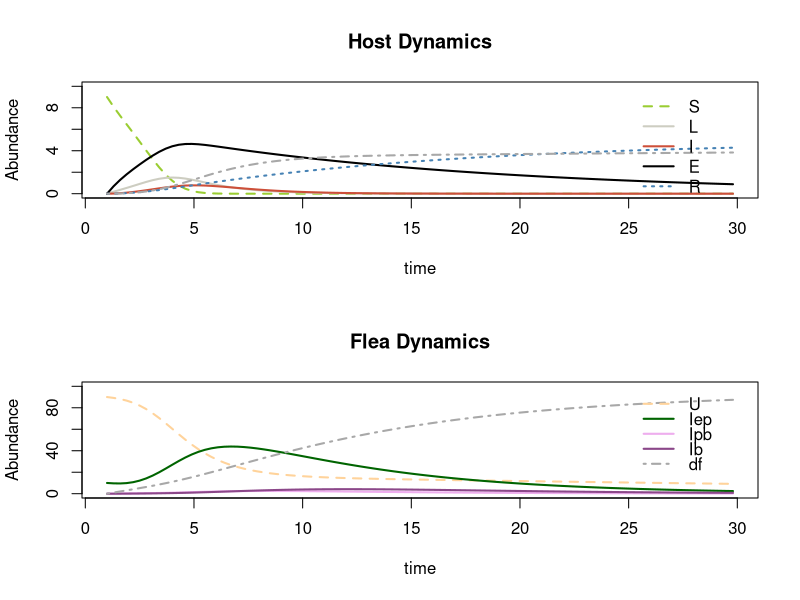

Reproduce this figure in R. (Note: this script raises an error after producing the figure.)
###############################################################################
### Model for Plague by Cedar Mitchell Spring 2017
### Exploring the importance of early-phase vs blocked fleas in transmission
###############################################################################


library(deSolve)

SIR.model=function(t,x,params){
  b = params["b"]           # biting rate of all fleas except blocked
  b_b = params["b_b"]       # biting rate of blocked fleas 
  mu = params["mu"]		      # natural mortality rate of rodent (uninfected) (mu_r in fig)
  p_ep = params["p_ep"]     # Proportion of ep fleas that transmit
  p_pb = params["p_pb"]     # Proportion of partially blocked fleas that transmit
  p_b = params["p_b"]       # Proportion of fully blocked fleas that transmit
  gamma = params["gamma"]		# recovery rate in rodent from low-dose flea infection
  epsilon = params["epsilon"]  #disease induced mortality rate in rodent from high-dose flea infection
  sigma = params["sigma"]   # rate to become infectious from latent class
  
  rho = params["rho"]       # transmisison efficiency of early phase fleas
  
  alpha = params["alpha"]     # proportion of fleas infected from host
  mu_f = params["mu_f"]       # natural mortality of flea
  mu_pb = params["mu_pb"]     # mortality of partially blocked flea
  mu_b = params["mu_b"]       # mortality of blocked flea
  
  lambdaA = params["lambdaA"] # rate of developing partial blockage from EP
  lambdaB = params["lambdaB"] # rate of clearing infection in EP (back to uninfected)
  lambdaC = params["lambdaC"] # rate of leaving EP (still infected but not enough to block)
  tau = params["tau"]         # rate of developing full blockage (from partial blockage)
  
  
  S=x[1]
  L=x[2]
  I=x[3]
  E=x[4]
  R=x[5]
  dr=x[6]
  
  
  U=x[7]
  Iep=x[8]
  Ipb=x[9]
  Ib=x[10]
  df=x[11]
  
  
  dS = -S*(b*p_pb*Ipb + b_b*p_b*Ib + b*p_ep*Iep) - mu*S   #Susceptible Rodent Pop
  dL = S*(b*p_pb*Ipb + b_b*p_b*Ib + b*p_ep*Iep*rho) - L*sigma  # doesn't have death here (-mu*L)   #infection of host, not yet infectious
  dI = sigma*L - I*epsilon  #infectious rodent hosts
  dE = S*b*p_ep*Iep*(1-rho) - E*(mu+gamma) #exposed rodents (non-infectious)
  dR = gamma*E - R*mu  # recovered rodents
  dr = mu*(S+R+E) + epsilon*I  #dead rodents
    
  dU = -b*alpha*U*I + (Iep*lambdaB) - U*mu_f #### Need to change these constants to parameters (proportion of Iep fleas that do the 3 diff things, sum to 1)   #Uninfected Flea pop
  dIep = b*alpha*U*I - ((Iep*lambdaB) + (Iep*lambdaC) + (Iep*lambdaA) + Iep*mu_f) #Infection of early phase fleas 
  dIpb = Iep*lambdaA - Ipb*(tau+mu_pb) #Infection of partially blocked fleas
  dIb = tau*Ipb - mu_b*Ib  #Infection of fully blocked fleas
  df = mu_f*(U+Iep) + (mu_pb*Ipb) + mu_b*Ib + Iep*lambdaC # lost fleas
  
  list(c(dS,dL,dI,dE,dR,dr, dU,dIep,dIpb,dIb,df))
  
}
          
    

times=seq(1,30,by=0.3)					#time steps to output
xstart=c(S=9, L=0, I=0, E=0, R=0, dr=0, U=90, Iep=10, Ipb=0, Ib=0, df=0)	#beginning population sizes

old.parms=c(         # all parameter values are specified in days
  b=0.48,             # biting rate of fleas (uninfected,early-phase, & partially blocked)
  b_b=0.9,            # biting rate of blocked fleas 
  mu=1/365,           # natural mortality rate of rodent (uninfected)
  p_ep=2/83,          # Proportion of ep fleas that transmit
  p_pb=5/26,          # Proportion of partially blocked fleas that transmit
  p_b=10/20,          # Proportion of fully blocked fleas that transmit
  sigma=1/2.6,        # rate to become infectious from latent class
  gamma=1/7,          # recovery rate in rodent from low-dose flea infection
  epsilon=1/2,        # disease induced mortality rate in rodent from high-dose flea infection
  rho=0.1,
  mu_f=1/20.6,        # natural mortality of flea
  alpha=19/20,        # proportion of fleas infected from host
  lambdaA=1/5.05,     # rate of developing partial blockage from EP
  lambdaB=1/3,        # rate of clearing infection in EP (back to uninfected)
  lambdaC=1/3,        # rate of leaving EP (still infected but not enough to block)
  mu_pb=1/12.3,       # mortality of partially blocked flea
  tau=1/4.8,          # rate of developing full blockage
  mu_b=1/6)	          # mortality of blocked flea

mouse.parms=c(         # all parameter values are specified in days
  b=0.39,             # biting rate of fleas (uninfected,early-phase, & partially blocked)
  b_b=0.9,            # biting rate of blocked fleas 
  mu=1/365,           # natural mortality rate of rodent (uninfected)
  p_ep=0.11,          # Proportion of ep fleas that transmit
  p_pb=0.17,          # Proportion of partially blocked fleas that transmit
  p_b=0.63,           # Proportion of fully blocked fleas that transmit
  sigma=0.5,          # rate to become infectious from latent class
  gamma=0.065,        # recovery rate in rodent from low-dose flea infection
  epsilon=0.8,        # disease induced mortality rate in rodent from high-dose flea infection
  rho=0.21,
  mu_f=0.029,        # natural mortality of flea
  alpha=0.97,        # proportion of fleas infected from host
  lambdaA=0.033,     # rate of developing partial blockage from EP
  lambdaB=0.049,     # rate of clearing infection in EP (back to uninfected)
  lambdaC=0.099,     # rate of leaving EP (still infected but not enough to block)
  mu_pb=0.19,        # mortality of partially blocked flea
  tau=0.42,          # rate of developing full blockage
  mu_b=0.22)	       # mortality of blocked flea

rat.parms=c(         # all parameter values are specified in days
  b=0.39,             # biting rate of fleas (uninfected,early-phase, & partially blocked)
  b_b=0.9,            # biting rate of blocked fleas 
  mu=1/365,           # natural mortality rate of rodent (uninfected)
  p_ep=0.09,          # Proportion of ep fleas that transmit
  p_pb=0.14,          # Proportion of partially blocked fleas that transmit
  p_b=0.73,           # Proportion of fully blocked fleas that transmit
  sigma=0.5,          # rate to become infectious from latent class
  gamma=0.065,        # recovery rate in rodent from low-dose flea infection
  epsilon=0.8,        # disease induced mortality rate in rodent from high-dose flea infection
  rho=0.21,
  mu_f=0.029,        # natural mortality of flea
  alpha=1,        # proportion of fleas infected from host
  lambdaA=0.044,     # rate of developing partial blockage from EP
  lambdaB=0.007,     # rate of clearing infection in EP (back to uninfected)
  lambdaC=0.058,     # rate of leaving EP (still infected but not enough to block)
  mu_pb=0.16,        # mortality of partially blocked flea
  tau=0.55,          # rate of developing full blockage
  mu_b=0.26)	       # mortality of blocked flea

out=lsoda(xstart, times, SIR.model, rat.parms)  #run the model

time=out[,1]
S=out[,2]
L=out[,3]
I=out[,4]	
E=out[,5]
R=out[,6]
dr=out[,7]

U=out[,8]
Iep=out[,9]
Ipb=out[,10]
Ib=out[,11]
df=out[,12]

par(mfrow=c(2,1))
plot(time,S,ylab="Abundance",xlab="time",type="l",col="olivedrab3",lwd=2,ylim=c(0,max(10)),lty=2)
lines(time,L,col="ivory3",lwd=2)
lines(time,I,col="tomato3",lwd=2)
lines(time,E,col="black",lwd=2)
lines(time,R,col="steelblue",lwd=2,lty=3)
lines(time,dr,col="grey66",lwd=2, lty=4)
legend(25,10,c("S","L","I","E","R","dr"),col=c("olivedrab3","ivory3","tomato3","black","steelblue","grey66"),bty="n",lty=c(2,1,1,1,3,4),lwd=2)
title(main="Host Dynamics")


plot(time,U,col="burlywood1",lwd=2,lty=2,ylab="Abundance",xlab="time", type="l",ylim=c(0,max(100)))
lines(time,Iep,col="darkgreen",lwd=2,lty=1)
lines(time,Ipb,col="plum2",lwd=2,lty=1)
lines(time,Ib,col="orchid4",lwd=2,lty=1)
lines(time,df,col="grey66",lwd=2, lty=4)
title(main="Flea Dynamics")


legend(25,100,c("U","Iep","Ipb","Ib","df"),col=c("burlywood1","darkgreen","plum2","orchid4","grey66"),bty="n",lty=c(2,1,1,1,4),lwd=2,x.intersp = 1, y.intersp = 0.75)
out

N_f
N_r
R0 <- with(as.list(mouse.parms), ((b*rho*p_ep + b*p_pb + b_b*p_b)*sigma/(epsilon*(sigma+mu))) * (b*alpha/(lambdaB + lambdaC + lambdaA + mu_f + tau + mu_pb + mu_b)) * (S+L+I+E+R) * (U+Iep+Ipb+Ib))
